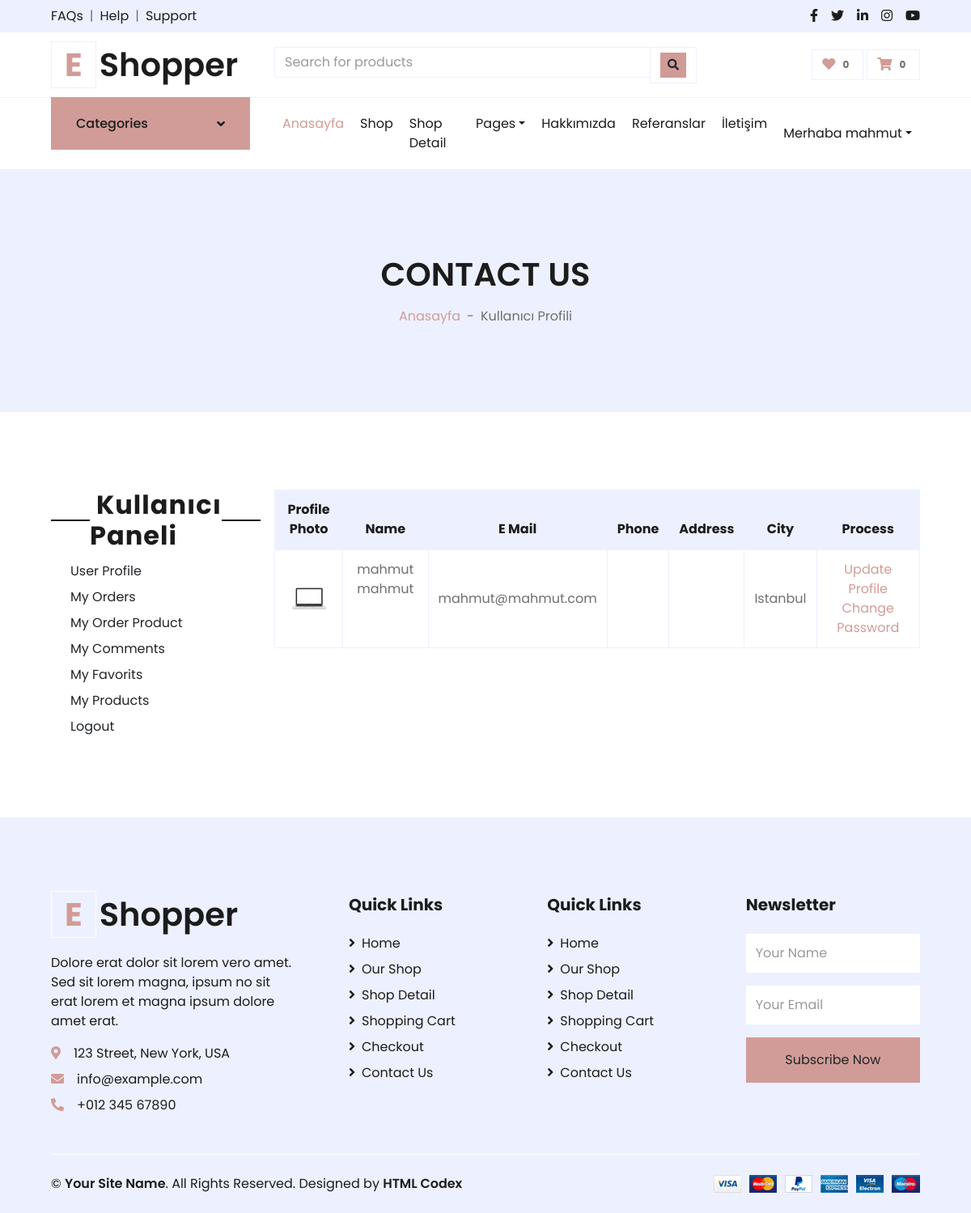
The page /user/ (signed in) on the database its author committed.
### home/models.py (models this page shows, shortened)
class UserProfile(models.Model):
    user = models.OneToOneField(User, on_delete=models.CASCADE)
    phone = models.CharField(blank=True, max_length=20)
    address = models.CharField(blank=True, max_length=150)
    city = models.CharField(blank=True, max_length=20)
    country = models.CharField(blank=True, max_length=50)
    image = models.ImageField(blank=True, upload_to='images/users/')
    def image_tag(self):
        return mark_safe('<img src="{}" height="50"/>'.format(self.image.url))
    image_tag.short_description = 'Image'

### user/views.py (the view)
# urls.py: path("", views.index, name="index"),
def index(request):
    category = Category.objects.all()
    setting = Setting.objects.get(pk=1)
    profile = UserProfile.objects.get(user_id = request.user.pk)
    context = {'setting': setting,
               'category': category,
               'profile': profile}
    return render(request, 'user_profile.html', context)

### user/templates/user_profile.html (shortened to what this page needs)
{% extends 'homebase.html' %}
{% block sidebar %} {% include 'sidebar.html' %}  {% endblock %}
{% block body %}
    <div class="container-fluid bg-secondary mb-5">
        <div class="d-flex flex-column align-items-center justify-content-center" style="min-height: 300px">
            <h1 class="font-weight-semi-bold text-uppercase mb-3">Contact Us</h1>
            <div class="d-inline-flex">
                <p class="m-0"><a href="/">Anasayfa</a></p>
                <p class="m-0 px-2">-</p>
                <p class="m-0">Kullanıcı Profili</p>
            </div>
        </div>
    </div>
    <div class="container-fluid pt-5">
        <div class="row px-xl-5">
            {% include 'user_panel.html' %}
                       <div class="col-lg-9 table-responsive mb-5">
                <table class="table table-bordered text-center mb-0">
                    <thead class="bg-secondary text-dark">
                        <tr>
                            <th>Profile Photo  </th>
                            <th>Name</th>
                            <th>E Mail</th>
                            <th>Phone</th>
                            <th>Address</th>
                              <th>City</th>
                              <th>Process</th>
                        </tr>
                    </thead>
                    <tbody class="align-middle">
                        <tr>
                            <td class="align-middle"><img src="{{  profile.image.url }}" alt="" style="width: 50px;"></td>
                            <td>    {{ profile.user.get_full_name }}</td>
                            <td class="align-middle">{{ profile.user.email}}</td>
                            <td class="align-middle">
                            </td>
                            <td class="align-middle"> {{ profile.address}}</td>
                            <td class="align-middle"> {{ profile.city}}</td>
                            <td class="align-middle">
                                <a href="/user/update" class="primary-btn">Update Profile</a>
                                <a href="/user/password" class="primary-btn">Change Password</a>
                            </td>
                        </tr>
                    </tbody>
                </table>
            </div>
        </div>
    </div>
 {% endblock %}

### home/templates/sidebar.html (shortened to what this page needs)
{%  load static %}
{% if page == 'home' %}
    <div class="container-fluid mb-5">
{% else %}
  <div class="container-fluid">
      {% endif %}
        <div class="row border-top px-xl-5">
            <div class="col-lg-3 d-none d-lg-block">
                <a class="btn shadow-none d-flex align-items-center justify-content-between bg-primary text-white w-100" data-toggle="collapse" href="#navbar-vertical" style="height: 65px; margin-top: -1px; padding: 0 30px;">
                    <h6 class="m-0">Categories</h6>
                    <i class="fa fa-angle-down text-dark"></i>
                </a>
                        {% load mptt_tags %}
            </div>
            <div class="col-lg-9">
                <nav class="navbar navbar-expand-lg bg-light navbar-light py-3 py-lg-0 px-0">
                    <div class="collapse navbar-collapse justify-content-between" id="navbarCollapse">
                        <div class="navbar-nav mr-auto py-0">
                            <a href="/" class="nav-item nav-link active">Anasayfa</a>
                            <a href="shop.html" class="nav-item nav-link">Shop</a>
                            <a href="detail.html" class="nav-item nav-link">Shop Detail</a>
                            <div class="nav-item dropdown">
                                <a href="#" class="nav-link dropdown-toggle" data-toggle="dropdown">Pages</a>
                            </div>
                            <a href="/hakkimizda" class="nav-item nav-link">Hakkımızda</a>
                            <a href="/referanslar" class="nav-item nav-link">Referanslar</a>
                            <a href="/iletisim" class="nav-item nav-link">İletişim</a>
                        </div>
                        <div class="navbar-nav ml-auto py-0">
                            {%  if user.id is not None %}
                            <div class="nav-item dropdown">
                                <a href="#" class="nav-link dropdown-toggle" data-toggle="dropdown"> Merhaba {{ user.username }}</a>
                            </div>
                                {% else %}
                                  <a href="/login" class="nav-item nav-link">Login</a>
                            <a href="/signup" class="nav-item nav-link">Signup</a>
                            {% endif %}
                        </div>
                    </div>
                </nav>
            </div>
        </div>
    </div>

### rows shown on the page
UserProfile: image (picture), user.get_full_name "mahmut mahmut", user.email "mahmut@mahmut.com", city "Istanbul"

### other values the page prints
{{ user.username }} "mahmut"
